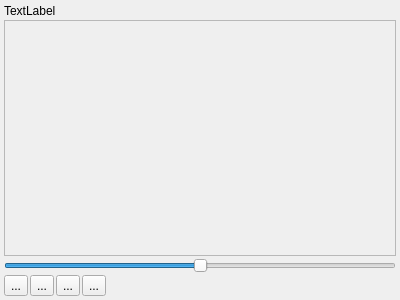
<?xml version="1.0" encoding="UTF-8"?>
<ui version="4.0">
 <class>PictureView</class>
 <widget class="QWidget" name="PictureView">
  <property name="geometry">
   <rect>
    <x>0</x>
    <y>0</y>
    <width>400</width>
    <height>300</height>
   </rect>
  </property>
  <property name="windowTitle">
   <string>Form</string>
  </property>
  <layout class="QGridLayout" name="gridLayout">
   <property name="leftMargin">
    <number>4</number>
   </property>
   <property name="topMargin">
    <number>4</number>
   </property>
   <property name="rightMargin">
    <number>4</number>
   </property>
   <property name="bottomMargin">
    <number>4</number>
   </property>
   <property name="spacing">
    <number>2</number>
   </property>
   <item row="3" column="4">
    <spacer name="horizontalSpacer">
     <property name="orientation">
      <enum>Qt::Horizontal</enum>
     </property>
     <property name="sizeHint" stdset="0">
      <size>
       <width>177</width>
       <height>20</height>
      </size>
     </property>
    </spacer>
   </item>
   <item row="3" column="0">
    <widget class="QToolButton" name="btnPVZoomIn">
     <property name="text">
      <string>...</string>
     </property>
     <property name="icon">
      <iconset>
       <normaloff>:/icon/zoomin.png</normaloff>:/icon/zoomin.png</iconset>
     </property>
     <property name="arrowType">
      <enum>Qt::NoArrow</enum>
     </property>
    </widget>
   </item>
   <item row="1" column="0" colspan="5">
    <widget class="QScrollArea" name="scrollArea">
     <property name="widgetResizable">
      <bool>true</bool>
     </property>
     <widget class="QWidget" name="scrollAreaWidgetContents">
      <property name="geometry">
       <rect>
        <x>0</x>
        <y>0</y>
        <width>390</width>
        <height>220</height>
       </rect>
      </property>
     </widget>
    </widget>
   </item>
   <item row="3" column="1">
    <widget class="QToolButton" name="btnPVZoomOut">
     <property name="text">
      <string>...</string>
     </property>
     <property name="icon">
      <iconset>
       <normaloff>:/icon/zoomout.png</normaloff>:/icon/zoomout.png</iconset>
     </property>
     <property name="arrowType">
      <enum>Qt::NoArrow</enum>
     </property>
    </widget>
   </item>
   <item row="3" column="3">
    <widget class="QToolButton" name="btnPVNO">
     <property name="text">
      <string>...</string>
     </property>
     <property name="arrowType">
      <enum>Qt::NoArrow</enum>
     </property>
    </widget>
   </item>
   <item row="3" column="2">
    <widget class="QToolButton" name="btnPVZoom">
     <property name="text">
      <string>...</string>
     </property>
     <property name="icon">
      <iconset>
       <normaloff>:/icon/nozoom.png</normaloff>:/icon/nozoom.png</iconset>
     </property>
     <property name="arrowType">
      <enum>Qt::NoArrow</enum>
     </property>
    </widget>
   </item>
   <item row="0" column="0" colspan="5">
    <widget class="QLabel" name="label">
     <property name="text">
      <string>TextLabel</string>
     </property>
    </widget>
   </item>
   <item row="2" column="0" colspan="5">
    <widget class="QSlider" name="horizontalSlider">
     <property name="minimum">
      <number>-99</number>
     </property>
     <property name="orientation">
      <enum>Qt::Horizontal</enum>
     </property>
    </widget>
   </item>
  </layout>
 </widget>
 <resources/>
 <connections/>
</ui>
